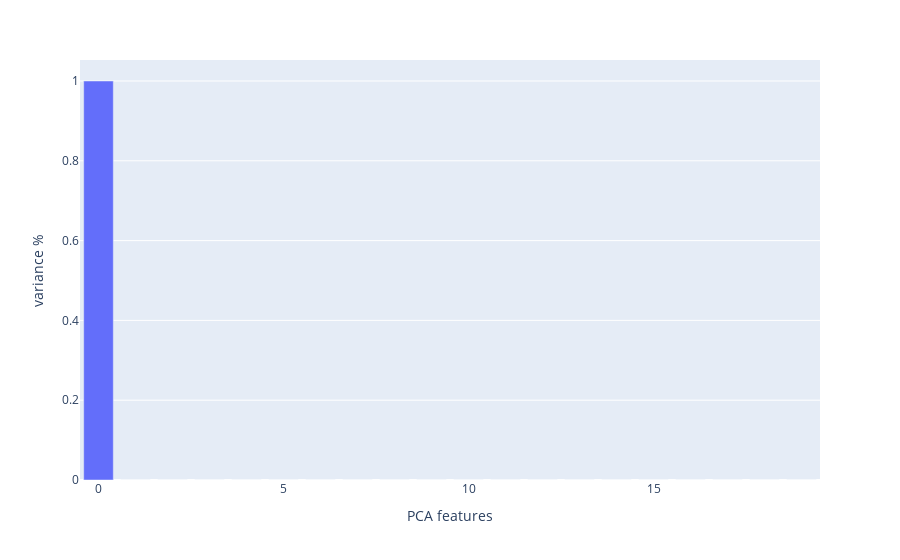

This figure's notebook cell:
### Code cell
bar_chart(components, pca.explained_variance_ratio_, 'PCA features', 'variance %')

### Figure 1 — Plotly figure (JSON) as saved in the notebook; plotly's stock layout.template omitted (floating-point values rounded to 4 significant figures)
{"data": [{"alignmentgroup": "True", "hovertemplate": "PCA features=%{x}<br>variance %=%{y}<extra></extra>", "legendgroup": "", "marker": {"color": "#636efa", "pattern": {"shape": ""}}, "name": "", "offsetgroup": "", "orientation": "v", "showlegend": false, "textposition": "auto", "type": "bar", "x": [0, 1, 2, 3, 4, 5, 6, 7, 8, 9, 10, 11, 12, 13, 14, 15, 16, 17, 18, 19], "xaxis": "x", "y": [1.0, 1.947e-08, 1.603e-08, 1.001e-08, 9.528e-09, 4.582e-09, 1.956e-09, 1.82e-09, 1.172e-09, 8.593e-10, 5.262e-10, 3.466e-10, 1.608e-10, 1.228e-10, 8.204e-11, 6.558e-11, 3.771e-11, 1.455e-11, 4.468e-12, 1.1e-31], "yaxis": "y"}], "layout": {"barmode": "relative", "legend": {"tracegroupgap": 0}, "margin": {"t": 60}, "xaxis": {"anchor": "y", "domain": [0, 1], "title": {"text": "PCA features"}}, "yaxis": {"anchor": "x", "domain": [0, 1], "title": {"text": "variance %"}}}}
